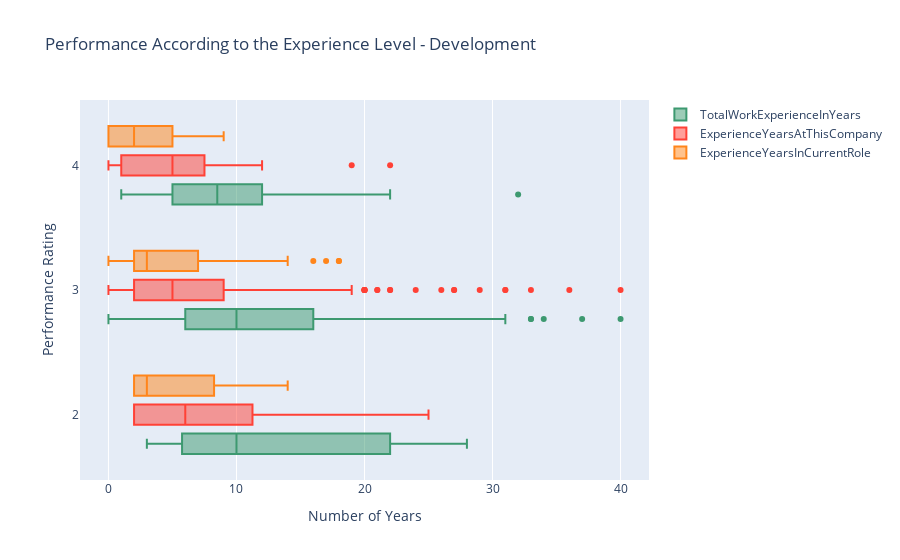

The code cell stored with this chart in its notebook:
### Markdown cell above
### (iv) Performance According to the Experience Level

### Code cell
data = [
    {
        'x': Development['TotalWorkExperienceInYears'],
        'y': Development['PerformanceRating'],
        'name':'TotalWorkExperienceInYears',
        'marker': {
            'color': '#3D9970'
        },
        'boxmean': False,
        'orientation': 'h',
        "type": "box",
    },
    {
        'x':Development['ExperienceYearsAtThisCompany'],
        'y':Development['PerformanceRating'],
        'name': 'ExperienceYearsAtThisCompany',
        'marker':{
            'color': '#FF4136',
        },
        'boxmean': False,
        'orientation': 'h',
        "type": "box",
    },
    {
        'x': Development['ExperienceYearsInCurrentRole'],
        'y': Development['PerformanceRating'],
        'name':'ExperienceYearsInCurrentRole',
        'marker': {
            'color': '#FF851B',
        },
        'boxmean': False,
        'orientation': 'h',
        "type": "box",
    }
]
layout = {
    'xaxis': {
        'title': 'Number of Years',
        'zeroline': False,
    },
    'yaxis': {
        'title': 'Performance Rating ',
        'zeroline': False,
    },
    'boxmode': 'group',
    'title': 'Performance According to the Experience Level - Development ',
}
fig = go.Figure(data=data, layout=layout)

py.iplot(fig)

### Figure 1 — Plotly figure (JSON) as saved in the notebook; plotly's stock layout.template omitted (floating-point values rounded to 4 significant figures; data arrays with more than 128 entries replaced by an {"elided": "..."} marker saying what was removed)
{"data": [{"boxmean": false, "marker": {"color": "#3D9970"}, "name": "TotalWorkExperienceInYears", "orientation": "h", "type": "box", "x": {"elided": "361 int values"}, "y": {"elided": "361 int values"}}, {"boxmean": false, "marker": {"color": "#FF4136"}, "name": "ExperienceYearsAtThisCompany", "orientation": "h", "type": "box", "x": {"elided": "361 int values"}, "y": {"elided": "361 int values"}}, {"boxmean": false, "marker": {"color": "#FF851B"}, "name": "ExperienceYearsInCurrentRole", "orientation": "h", "type": "box", "x": {"elided": "361 int values"}, "y": {"elided": "361 int values"}}], "layout": {"boxmode": "group", "title": {"text": "Performance According to the Experience Level - Development "}, "xaxis": {"title": {"text": "Number of Years"}, "zeroline": false}, "yaxis": {"title": {"text": "Performance Rating "}, "zeroline": false}}}
